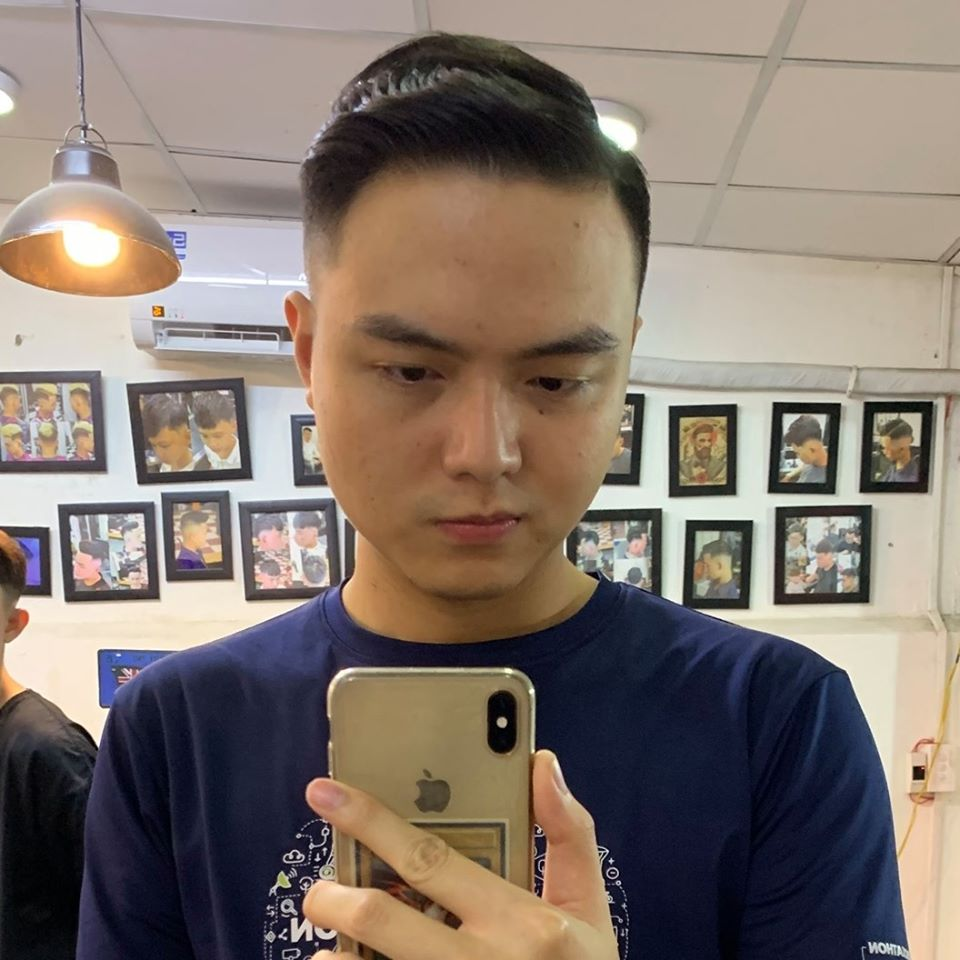
#> input picture App_Desktop/App_Desktop/Image/avt1.jpg, 960 x 960 px, given in place of the camera
$ python face-detection.py
#> lines starting #> are read from the running program, lines starting #| are printed output that depends on the picture; after the words box and inside, x2 and y2 are one past the last pixel; in counts of white or black regions, pixels touching at a corner belong together
#> further down, frame is the input picture: shape (960, 960, 3); mean B, G, R 109.9, 118.8, 131.8
import cv2 as cv
import os

sizeFace = (128,128)
def detectAndDisplay(frame, countImg):
#> called with countImg = 1
    height, width = frame.shape[0:2]
#> height = 960; width = 960
    cv.VideoWriter('outpy.avi',cv.VideoWriter_fourcc('M','J','P','G'), 10, (width,height))
    frame_gray = cv.cvtColor(frame, cv.COLOR_BGR2GRAY)
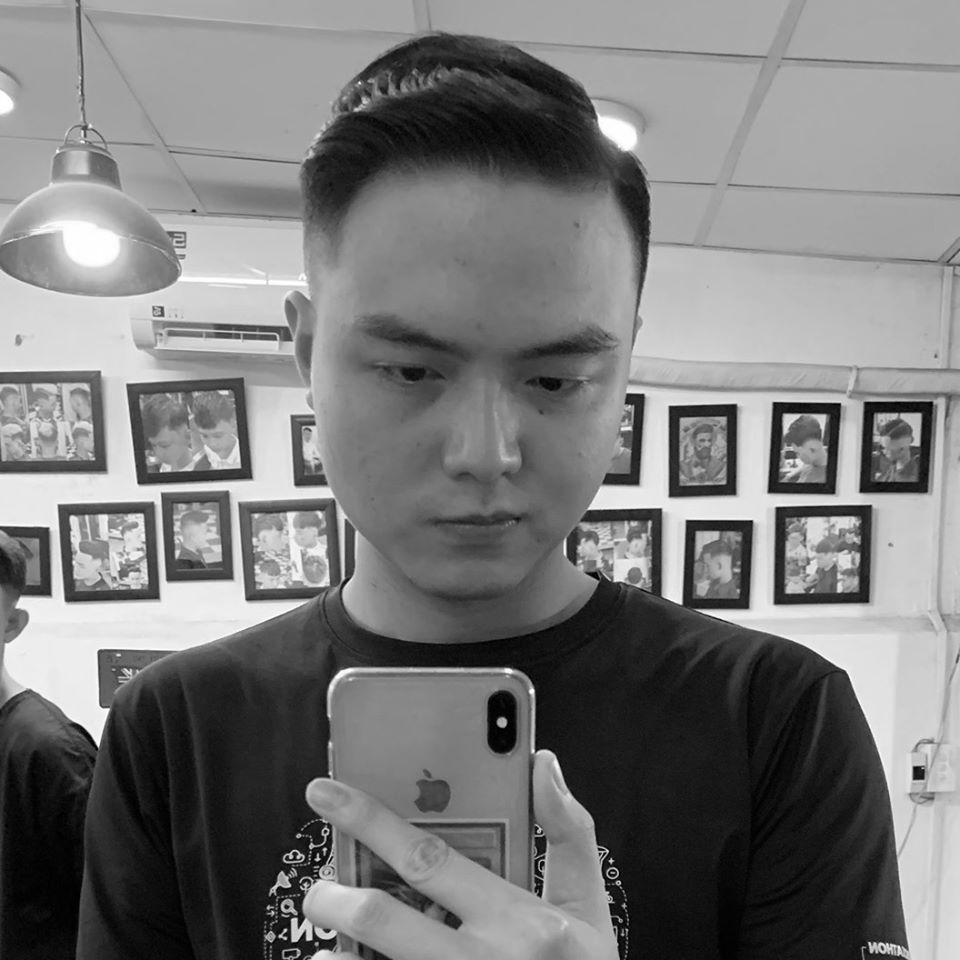
#> frame_gray: shape (960, 960); min 0, max 255, mean 121.6
    frame_gray = cv.equalizeHist(frame_gray)
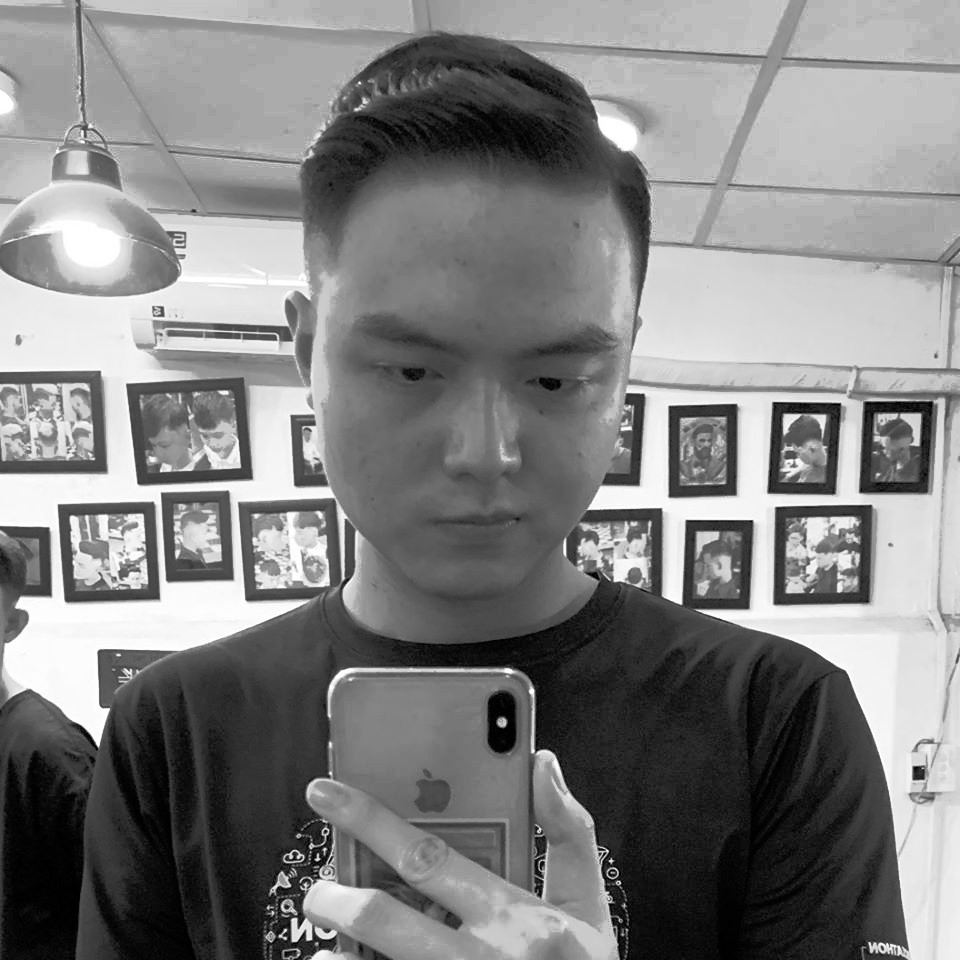
#> frame_gray: shape (960, 960); min 0, max 255, mean 128.3

    #-- Detect faces
    faces = face_cascade.detectMultiScale(frame_gray)
#> faces = [[304, 246, 349, 349]]
    for (x,y,w,h) in faces:
        # countImg = countImg + 1
        frame = cv.rectangle(frame, (x,y),(x+w,y+h), (255,0,0), 2 )
        # frame = cv.ellipse(frame, center, (w//2, h//2), 0, 0, 360, (255, 0, 255), 4)

        faceROI = frame_gray[y:y+h,x:x+w]
        faceROI = cv.resize(faceROI, sizeFace)

        pathImg = os.path.join('/home/plee/Desktop/Face-SVM/DATA/ngan' , str(countImg) + '.jpg')
        # print(pathImg)
        cv.imwrite(pathImg, faceROI)
#> this loop made 1 pass
#> pass 1, in detectAndDisplay, `frame = cv.rectangle(frame, (x,y),(x+w,y+h), (255,0,0), 2 )`:
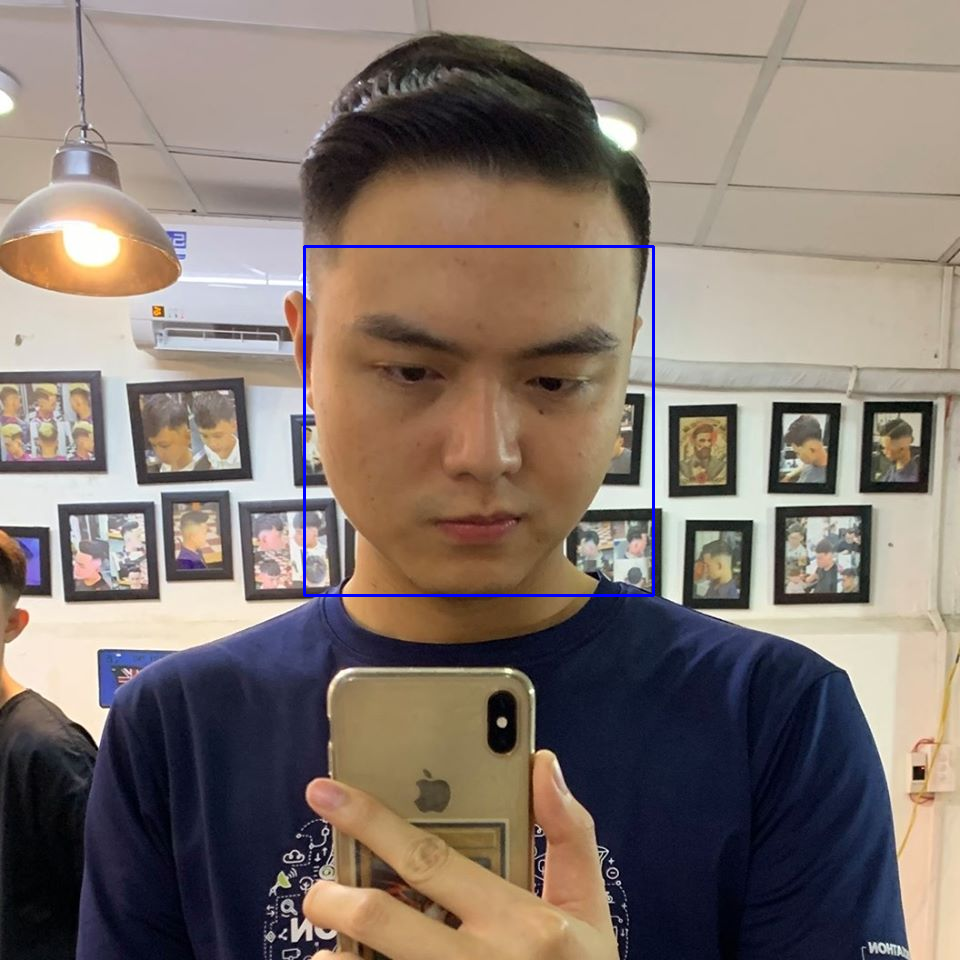
#> frame: shape (960, 960, 3); 0.45% of pixels changed, all inside (x1, y1, x2, y2) = (303, 245, 655, 597)
#> pass 1, in detectAndDisplay, `faceROI = frame_gray[y:y+h,x:x+w]`:
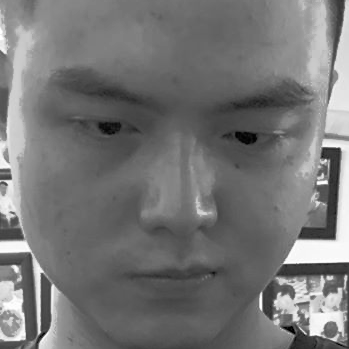
#> faceROI: shape (349, 349); min 0, max 255, mean 117.2
#> pass 1, in detectAndDisplay, `faceROI = cv.resize(faceROI, sizeFace)`:
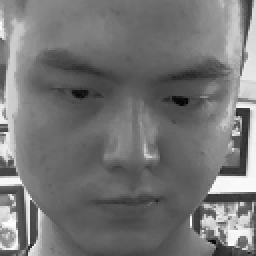
#> faceROI: shape (128, 128) (shown 2 times larger); min 2, max 254, mean 117.1
        # cv.imwrite('~\DATA\\ngan\\' + str(countImg) + '.jpg',faceROI)

    cv.imshow('Capture - Face detection', frame)

face_cascade = cv.CascadeClassifier()
eyes_cascade = cv.CascadeClassifier()

#-- 1. Load the cascades
if not face_cascade.load('haarcascade_frontalface_alt.xml'):
    print('--(!)Error loading face cascade')
    exit(0)

camera_device = 0
#-- 2. Read the video stream
cap = cv.VideoCapture(camera_device)
if not cap.isOpened:
    print('--(!)Error opening video capture')
    exit(0)
countImg = 0
while True:
    ret, frame = cap.read()
    if frame is None:
        print('--(!) No captured frame -- Break!')
        break
    # cv.imshow('cap',frame)
    countImg = countImg + 1
    # print(countImg)
    detectAndDisplay(frame,countImg)

    if cv.waitKey(1) & 0xFF == ord('q'):
#> (key q is pressed here)
        break

$ run again, on App_Desktop/App_Desktop/Image/avt2.jpg
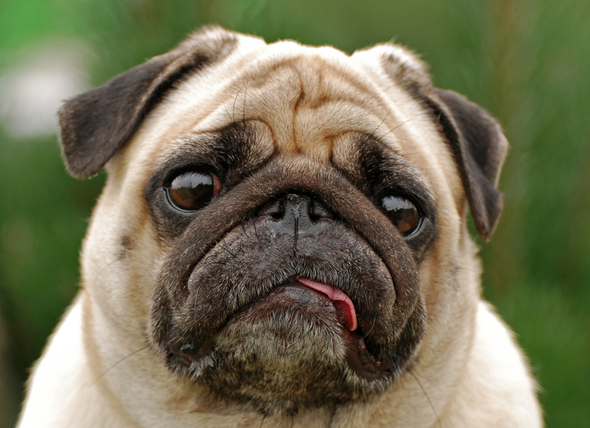
#> input picture App_Desktop/App_Desktop/Image/avt2.jpg, 590 x 428 px, given in place of the camera
#> frame is the input picture: shape (428, 590, 3); mean B, G, R 85.1, 113, 115
#> in detectAndDisplay, `frame_gray = cv.equalizeHist(frame_gray)`:
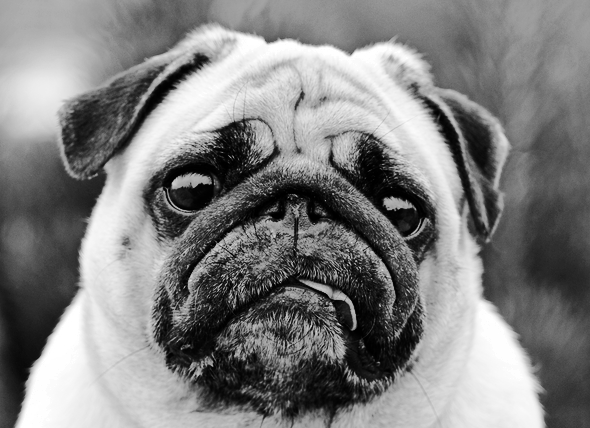
#> frame_gray: shape (428, 590); min 0, max 255, mean 128.2
#> faces = [[500, 283, 45, 45]]
#> the loop in detectAndDisplay, `for (x,y,w,h) in faces:` made 1 pass
#> pass 1, in detectAndDisplay, `faceROI = frame_gray[y:y+h,x:x+w]`:
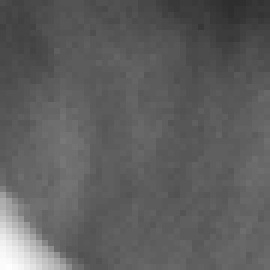
#> faceROI: shape (45, 45) (shown 6 times larger); min 46, max 254, mean 94.6
